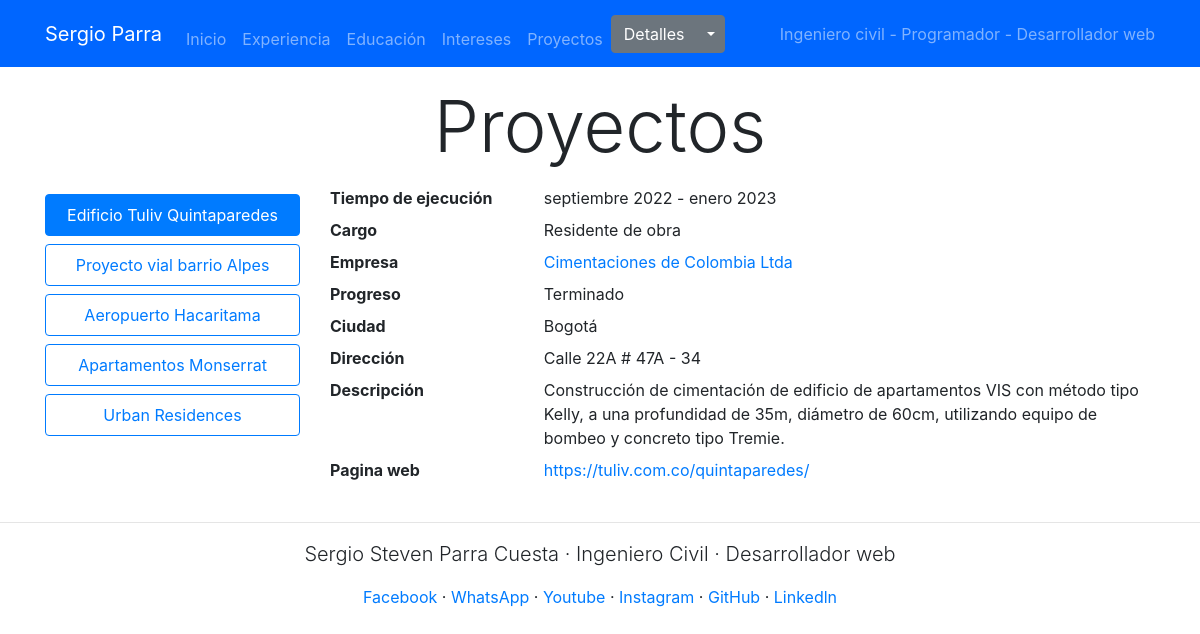
The app's page /proyectos/0 with its own data.
### gestion_HV/models.py (models this page shows, shortened)
class projects(models.Model):
    title=models.CharField(max_length=150, verbose_name="Titulo del proyecto")
    start_date=models.DateField(verbose_name="Fecha inicio del proyecto")
    ending_date=models.DateField(null=True, blank=True, verbose_name="Fecha fin del proyecto")
    position=models.ForeignKey(experiencies, on_delete=models.CASCADE, verbose_name="Cargo") #Relación uno a mucjos de los proyectos con una sola experiencia
    city=models.CharField(max_length=50, verbose_name="Ciudad")
    web_page=models.CharField(max_length=250, null=True, blank=True, verbose_name="Pagina de internet")
    description=models.TextField(verbose_name="Descripción")
    address=models.CharField(max_length=100, verbose_name="Dirección o ubicación", null=True, blank=True)
    progress=models.CharField(max_length=50, verbose_name="Estado del proyecto")
    company=models.ForeignKey(companies, on_delete=models.CASCADE, verbose_name="Empresa") #Relación uno a muchos de los proyectos con una sola empresa
    tecnologias=models.ManyToManyField(languages_programing, verbose_name="Tecnologias utilizadas")
    class Meta:
        verbose_name="Proyecto"
        verbose_name_plural="Proyectos"
        ordering=['start_date']

class companies(models.Model):
    name=models.CharField(max_length=75, verbose_name="Nombre")
    legal_rep=models.CharField(max_length=75, verbose_name="Representante Legal")
    city=models.CharField(max_length=25, verbose_name="Ciudad")
    sector=models.CharField(max_length=25, verbose_name="Sector")
    area=models.CharField(max_length=50, verbose_name="Área de trabajo")
    addres=models.CharField(max_length=40, verbose_name="Dirección")
    web_page=models.CharField(max_length=75, null=True, blank=True, verbose_name="Pagina Web")
    email=models.EmailField(max_length=254, verbose_name="Correo electronico")
    phone=models.CharField(max_length=10, verbose_name='Numero telefonico')
    class Meta:
        verbose_name="Empresa"
        verbose_name_plural="Empresas"
        ordering=['name']
    def __str__(self):
        return self.name

### gestion_HV/views.py (the view)
# urls.py: path('proyectos/<int:id_proj>', views.projects_page, name='projects'),
def projects_page(request, id_proj):
    if id_proj==0:
        id_proj=1
    proj=projects_details()
    data_titles=zip(proj.query_common('id'), proj.query_common('title'))
    data=zip(proj.query_common('id') , proj.date(), proj.position(), proj.query_common('progress'), proj.query_common('address'), proj.query_common('city'),  proj.query_common('description'),proj.query_common('web_page'), proj.company(), proj.query_common('company'))
    return render(request, "projects.html", {'data_titles':data_titles, 'data':data, 'id_activate':id_proj})

### gestion_HV/views.py (called while the page is built)
    def query_common(self, query):
        return projects.objects.values_list(query, flat=True).order_by('-start_date')

    def company(self):
        data=projects.objects.values_list('company', flat=True).order_by('-start_date')
        data2=[]
        for i in data:
            data2.append(companies.objects.get(id=i))
        return data2

    def position(self):
        data=projects.objects.values_list('position', flat=True).order_by('-start_date')
        data2=[]
        for i in data:
            data2.append(experiencies.objects.values_list('position', flat=True).get(id=i))
        return data2

### mipagweb_v3/templates/projects.html (shortened to what this page needs)
{% extends 'body.html' %}
{% block content %}
<div class="container">
    <h1 class="display-3 mt-3 mb-3 text-center">Proyectos</h1>
    <div class="row">
        <div class="col-md-3 col-12">
            <div class="nav flex-column nav-pills" id="v-pills-tab" role="tablist" aria-orientation="vertical">
                {% for id, title in data_titles %}
                    <a class="btn nav-link btn-outline-primary mt-2 {% if id == id_activate %}active{% endif %}" id="v-pills-{{id}}-tab" data-toggle="pill" href="#v-pills-{{id}}" role="tab" aria-controls="v-pills-{{id}}" aria-selected="{% if id == id_activate %}True{% else %}False{% endif %}">{{title}}</a>
                {% endfor %}
            </div>
        </div>
        <div class="col-md-9 col-12">
            <div class="tab-content" id="v-pills-tabContent">
                {% for id, date, position, progress, address, city, description, web_page, company, company_id in data %}
                    <div class="tab-pane fade {% if id == id_activate %}show active{% endif %}" id="v-pills-{{id}}" role="tabpanel" aria-labelledby="v-pills-{{id}}-tab">
                        <dl class="row">
                            <dt class="col-sm-3">Tiempo de ejecución</dt>
                            <dd class="col-sm-9 text-lowercase">{{date}}</dd>
                            <dt class="col-sm-3">Cargo</dt>
                            <dd class="col-sm-9">{{position}}</dd>
                            <dt class="col-sm-3">Empresa</dt>
                            <dd class="col-sm-9">
                                <a href="{% url 'companies' company_id %}">{{company}}</a>
                            </dd>
                            <dt class="col-sm-3">Progreso</dt>
                            <dd class="col-sm-9">{{progress}}</dd>
                            <dt class="col-sm-3">Ciudad</dt>
                            <dd class="col-sm-9">{{city}}</dd>
                            <dt class="col-sm-3">Dirección</dt>
                            <dd class="col-sm-9">{{address}}</dd>
                            <dt class="col-sm-3">Descripción</dt>
                            <dd class="col-sm-9">{{description}}</dd>
                            {% if web_page %}
                                <dt class="col-sm-3">Pagina web</dt>
                                <dd class="col-sm-9"><a href="{{web_page}}">{{web_page}}</a></dd>
                            {% endif %}
                          </dl>
                    </div>
                {% endfor %}
            </div>
        </div>
    </div>
</div>
{% endblock %}

### mipagweb_v3/static/styles.css (style rules this page uses)
body { position: relative; }

### records on screen
projects: title "Edificio Tuliv Quintaparedes"
projects: title "Proyecto vial barrio Alpes"
projects: title "Aeropuerto Hacaritama"
projects: title "Apartamentos Monserrat"
projects: title "Urban Residences"
companies: date "septiembre 2022 - enero 2023", position "Residente de obra", name "Cimentaciones de Colombia Ltda", progress "Terminado", city "Bogotá", address "Calle 22A # 47A - 34", description "Construcción de cimentación de edificio de apartamentos VIS con método tipo Kelly, a una profundidad de 35m, diámetro de 60cm, utilizando equipo de bombeo y concreto tipo Tremie.", web_page "https://tuliv.com.co/quintaparedes/"
